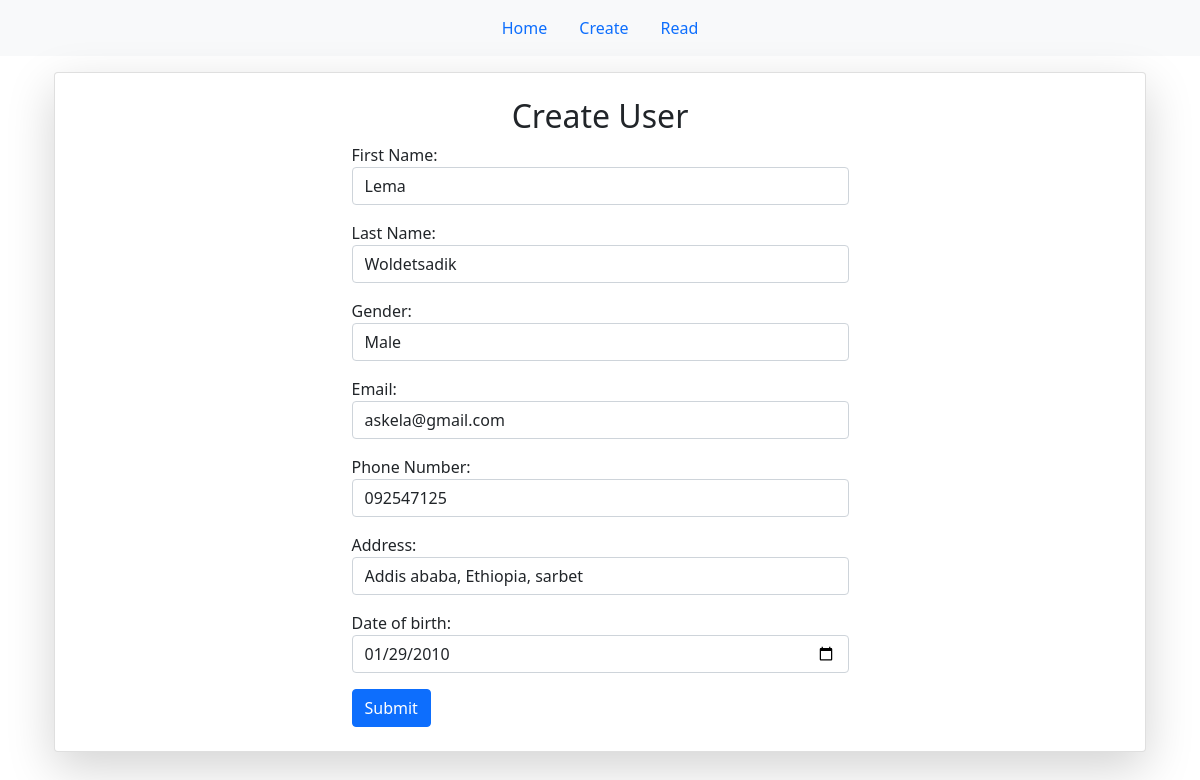
The page /crudapp/update/2/ on the database its author committed.
### crudapp/models.py (models this page shows, shortened)
class UserModel(models.Model):
    first_name = models.CharField(max_length=100)
    last_name = models.CharField(max_length=100)
    gender = models.ForeignKey(Gender, on_delete=models.CASCADE)
    email = models.EmailField(max_length=100, unique=True)
    phone = models.CharField(max_length=15, unique=True)
    address = models.CharField(max_length=255)
    date_of_birth = models.DateField(default=timezone.now)

class Gender(models.Model):
    gender = models.CharField(max_length=10)
    def __str__(self):
        return self.gender

### crudapp/views.py (the view)
# urls.py: path('update/<int:pk>/', views.UserUpdate, name='user_update'),
def UserUpdate(request, pk):
    user = UserModel.objects.get(pk=pk)
    if request.method == 'POST':
        form = UserForm(request.POST, instance=user)
        if form.is_valid():
            form.save()
            return redirect('crudapp:update_success')
    else:
        form = UserForm(instance=user)
    return render(request, 'crudapp/user_form.html', {'form': form})

### crudapp/forms.py
class UserForm(forms.ModelForm):
    class Meta:
        model = UserModel
        fields = ('first_name', 'last_name', 'gender', 'email',
                  'phone', 'address', 'date_of_birth',)
        widgets = {
            'first_name': forms.TextInput(attrs={'class': 'form-control'}),
            'last_name': forms.TextInput(attrs={'class': 'form-control'}),
            'gender': forms.Select(attrs={'class': 'form-control'}),
            'email': forms.EmailInput(attrs={'class': 'form-control'}),
            'phone': forms.TextInput(attrs={'class': 'form-control'}),
            'address': forms.TextInput(attrs={'class': 'form-control'}),
            'date_of_birth': forms.DateInput(attrs={'type': 'date', 'class': 'form-control'}),
        }
        labels = {
            'first_name': 'First Name',
            'last_name': 'Last Name',
            'phone': 'Phone Number',
        }

### crudapp/templates/crudapp/user_form.html (shortened to what this page needs)
{% extends "base.html" %}
{% block  content%}
<div class="container justify-content-center">
     <div class = "card shadow-lg p-4 " style="max-width: 1200px; margin: 0 auto;">
    <h2 class="text-center">Create User</h2>
    <form class = "form-horizontal container form w-50 mx-auto " method="POST" enctype="multipart/form-data">
        {{ form.as_p }}
        <button type="submit" class="btn btn-primary">Submit</button>
    </form>
    </div>
</div>
{% endblock  %}

### rows shown on the page
UserModel: first_name "Lema", last_name "Woldetsadik", email "askela@gmail.com", phone "092547125", address "Addis ababa, Ethiopia, sarbet", date_of_birth "01/29/2010"
Gender: gender "Male"
